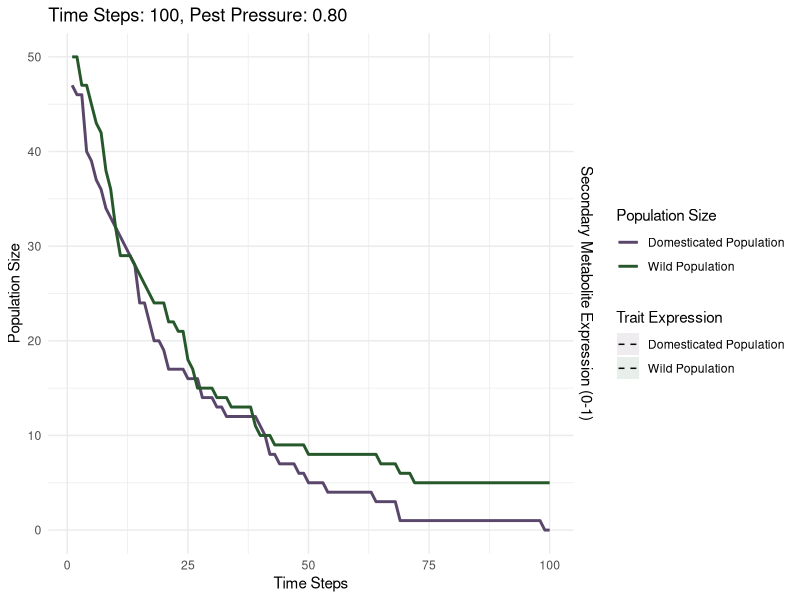

Here is the R script that generated this plot: (Note: this script raises an error after producing the figure.)
#' sunflower simulation
#' 2 populations: wild and domesticated ith different levels of secondary metabolite expression
#' Sarah Elizabeth Stockman
#' March 2025
#' 
#' TODO:
#' add selection pressure

library(data.table) # data manipulation
library(ggplot2) # plotting
library(parallel)  # parallelization

# Initialize parameters
num_wild_population <- 50
num_domesticated_population <- 50
time_steps <- 0

# Initialize plant population
initialize_population <- function() {
  # Create wild population
  wild_population <- data.table(
    trait = rnorm(num_wild_population, mean = 0.5, sd = 0.3),  # Gaussian distribution
    growth_rate = NA,
    reproduction_rate = NA,
    resistance = NA,
    size = 1,
    group = "Wild Population"
  )
  
  # Ensure trait value within [0, 1] for wild population
  wild_population[trait < 0, trait := 0]
  wild_population[trait > 1, trait := 1]

  # Create domesticated population
  domesticated_population <- data.table(
    trait = rnorm(num_domesticated_population, mean = 0.4, sd = 0.02),  # Narrow Gaussian distribution
    growth_rate = NA,
    reproduction_rate = NA,
    resistance = NA,
    size = 1,
    group = "Domesticated Population"
  )
  
  # Ensure trait value within [0, 1] for domesticated population
  domesticated_population[trait < 0, trait := 0]
  domesticated_population[trait > 1, trait := 1]

  # Combine populations
  population <- rbind(wild_population, domesticated_population)

  # Initialize plant properties
  population[, growth_rate := 1 - trait]
  population[, reproduction_rate := 1 - trait]
  population[, resistance := trait]

  return(population)
}

# Grow function
grow <- function(population) {
  population[, size := size + growth_rate * 0.1]
  return(population)
}

# Reproduce function
reproduce <- function(population) {
  # Calculate number of offspring for each individual plant
  reproduction_prob <- population$reproduction_rate * 0.05
  num_offspring <- floor(reproduction_prob) # Ensure integer
  
  # Create new plants based on reproduction probability
  new_plants <- population[rep(1:.N, num_offspring)]
  
  if (nrow(new_plants) > 0) {
    new_plants[, size := 1]
    new_plants[, growth_rate := 1 - trait]
    new_plants[, reproduction_rate := 1 - trait]
    new_plants[, resistance := trait]
    population <- rbind(population, new_plants)
  }
  
  return(population)
}

# mortality function
suffer_mortality <- function(population, pest_pressure) {
  mortality_prob <- pest_pressure * (1 - population$resistance) * 0.1
  survivors <- population[runif(.N) >= mortality_prob]
  return(survivors)
}

plot_population <- function(population, time_step, results) {
  wild_population_count <- nrow(population[group == "Wild Population"])
  domesticated_population_count <- nrow(population[group == "Domesticated Population"])
  wild_avg_trait <- mean(population[group == "Wild Population", trait])
  domesticated_avg_trait <- mean(population[group == "Domesticated Population", trait])
  wild_trait_variance <- var(population[group == "Wild Population", trait])
  domesticated_trait_variance <- var(population[group == "Domesticated Population", trait])
  
  # Calculate bounds for variance
  wild_upper_bound <- wild_avg_trait + sqrt(wild_trait_variance)
  wild_lower_bound <- wild_avg_trait - sqrt(wild_trait_variance)
  domesticated_upper_bound <- domesticated_avg_trait + sqrt(domesticated_trait_variance)
  domesticated_lower_bound <- domesticated_avg_trait - sqrt(domesticated_trait_variance)
  
  # Append results to the tracking data.table
  results <- rbind(results, data.table(
    time = time_step,
    group = "Wild Population",
    count = wild_population_count,
    avg_trait = wild_avg_trait,
    trait_variance = wild_trait_variance,
    upper_bound = wild_upper_bound,
    lower_bound = wild_lower_bound
  ))
  results <- rbind(results, data.table(
    time = time_step,
    group = "Domesticated Population",
    count = domesticated_population_count,
    avg_trait = domesticated_avg_trait,
    trait_variance = domesticated_trait_variance,
    upper_bound = domesticated_upper_bound,
    lower_bound = domesticated_lower_bound
  ))
  
  return(results)
}

simulate <- function(time_steps, pest_pressure) {
  population <- initialize_population()
  results <- data.table(
    time = integer(),
    group = character(),
    count = integer(),
    avg_trait = numeric(),
    trait_variance = numeric(),
    upper_bound = numeric(),
    lower_bound = numeric()
  )
  
  for (t in 1:time_steps) {
    population <- grow(population)
    population <- reproduce(population)
    population <- suffer_mortality(population, pest_pressure)
    results <- plot_population(population, t, results)
  }
  

  ggplot(results, aes(x = time)) +
    # Population size
    geom_line(aes(y = count, color = group), linewidth = 1) +
    # Average trait (scaled to align with population size)
    geom_line(aes(y = avg_trait * max(results$count) / max(results$avg_trait), 
                  color = group, linetype = group)) +
    # Bounding region for variance (scaled to align with population size)
    geom_ribbon(aes(ymin = lower_bound * max(results$count) / max(results$avg_trait), 
                    ymax = upper_bound * max(results$count) / max(results$avg_trait), 
                    fill = group), alpha = 0.1) +
    scale_y_continuous(
      name = "Population Size",
      sec.axis = sec_axis(~ . * max(results$avg_trait) / max(results$count), 
                          name = "Secondary Metabolite Expression (0-1)")
    ) +
    scale_color_manual(
      values = c("Wild Population" = "#27582b", "Domesticated Population" = "#59466a")  # Green and Purple
    ) +
    scale_fill_manual(
      values = c("Wild Population" = "#27582b", "Domesticated Population" = "#59466a")  # Green and Purple
    ) +
    scale_linetype_manual(
    values = c("Wild Population" = "dashed", "Domesticated Population" = "dashed")
    ) +
    guides(
      color = guide_legend(order = 1, title = "Population Size"),
      fill = guide_legend(order = 2, title = "Trait Expression"),
      linetype = guide_legend(order = 2, title = "Trait Expression")
    ) +
    labs(
      title = sprintf("Time Steps: %d, Pest Pressure: %.2f", time_steps, pest_pressure),
      x = "Time Steps",
      color = "Group",
      fill = "Group",
      linetype = "Group"
    ) +
    theme_minimal()
}
  
 


# Run simulation for single instance to test
result_plot <- simulate(time_steps = 100, pest_pressure = 0.8)
result_plot

run_simulations_parallel <- function(num_simulations, time_steps, pest_pressure) {
  # Detect the number of available cores
  num_cores <- detectCores() - 1  # Leave one core free for system processes
  
  # Set up a cluster
  cl <- makeCluster(num_cores)
  
  # Load required libraries on each worker
  clusterEvalQ(cl, {
    library(data.table)
    library(ggplot2)
  })
  
  # Export necessary functions and variables to the cluster
  clusterExport(cl, varlist = c("initialize_population", "grow", "reproduce", 
                                "suffer_mortality", "plot_population", "simulate", 
                                "time_steps", "pest_pressure", "num_wild_population", 
                                "num_domesticated_population"), envir = environment())
  
  # Run simulations in parallel
  results_list <- parLapply(cl, 1:num_simulations, function(i) {
    simulate(time_steps, pest_pressure)
  })
  
  # Stop the cluster
  stopCluster(cl)
  
  return(results_list)
}

# Run 1000 simulations in parallel
num_simulations <- 100
time_steps <- 100
pest_pressure <- 0.5

all_results <- run_simulations_parallel(num_simulations, time_steps, pest_pressure)
# TODO aggregate results or visualize
